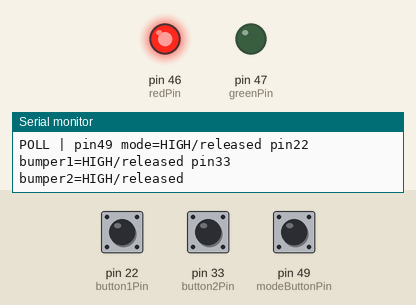
Recording of a sketch running on a simulated Arduino Mega 2560, built with avr-gcc and run on an emulated ATmega2560. Shown: output pins drawn as LEDs (lit = HIGH), the last lines printed to the serial monitor. The test bench sets the inputs (shaded band); at power-on: pin 22 (button1Pin) HIGH, pin 33 (button2Pin) HIGH, pin 49 (modeButtonPin) HIGH.

Above: at 1.2 s.
1.3 s: pin 22 (button1Pin) pulled LOW for 0.15 s
At 1.37 s:
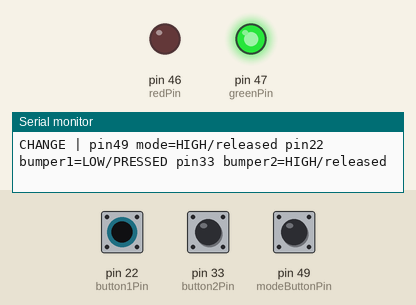
2.9 s: pin 33 (button2Pin) pulled LOW for 0.15 s
At 4.1 s:
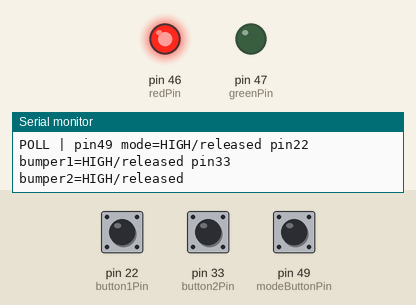
6.1 s: pin 22 (button1Pin) pulled LOW for 1 s
At 6.9 s:
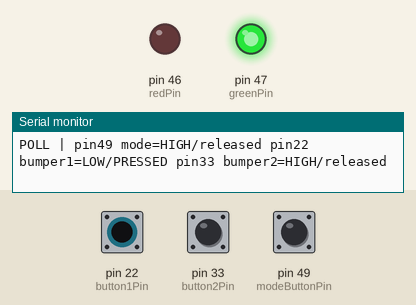
8.6 s: pin 22 (button1Pin) pulled LOW for 3.2 s
At 12.6 s:
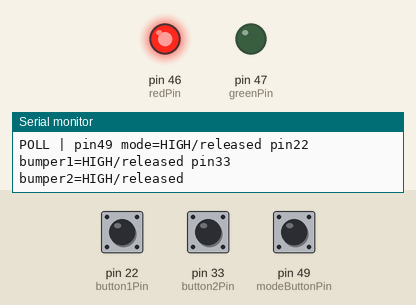
13.3 s: pin 33 (button2Pin) pulled LOW for 3.2 s
At 13.7 s:
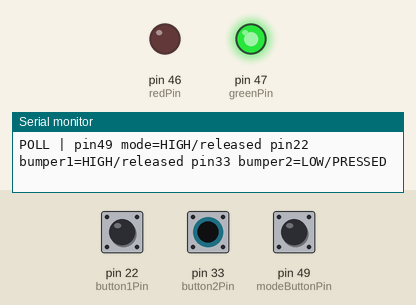
Timing chart, 0 to 18.0 s (numbered marks = the images above; inputs shaded):
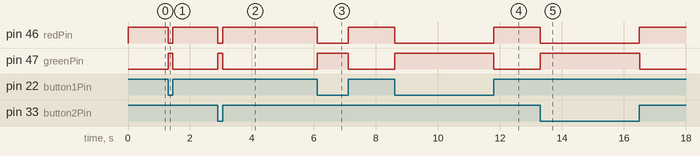

Measured:
- after the input at 1.3 s, pin 46 (redPin): HIGH → LOW at once, → HIGH 0.15 s later; pin 47 (greenPin): LOW → HIGH at once, → LOW 0.15 s later
- after the input at 2.9 s, pin 46 (redPin): HIGH → LOW at once, → HIGH 0.15 s later; pin 47 (greenPin): LOW → HIGH at once, → LOW 0.15 s later
- after the input at 6.1 s, pin 46 (redPin): HIGH → LOW at once, → HIGH 1.0 s later; pin 47 (greenPin): LOW → HIGH at once, → LOW 1.0 s later
- after the input at 8.6 s, pin 46 (redPin): HIGH → LOW at once, → HIGH 3.2 s later; pin 47 (greenPin): LOW → HIGH at once, → LOW 3.2 s later
- after the input at 13.3 s, pin 46 (redPin): HIGH → LOW at once, → HIGH 3.2 s later; pin 47 (greenPin): LOW → HIGH at once, → LOW 3.2 s later

The sketch:

button_led_diagnostic.ino
```cpp
// Button and LED diagnostic.
// Prints raw states for the mode button and both bumper inputs, while driving
// the LEDs using the same rule as the robot: red when released, green on bumper
// contact. Use this before competition runs to catch swapped pins or wiring.

const int modeButtonPin = 49;
const int button1Pin = 22;
const int button2Pin = 33;

const int redPin = 46;
const int greenPin = 47;

const unsigned long PRINT_INTERVAL_MS = 250;

bool lastModeButton = HIGH;
bool lastButton1 = HIGH;
bool lastButton2 = HIGH;
unsigned long lastPrintMs = 0;

void printState(const char* reason) {
  bool modeButton = digitalRead(modeButtonPin);
  bool button1 = digitalRead(button1Pin);
  bool button2 = digitalRead(button2Pin);

  Serial.print(reason);
  Serial.print(" | pin49 mode=");
  Serial.print(modeButton == LOW ? "LOW/PRESSED" : "HIGH/released");
  Serial.print(" pin22 bumper1=");
  Serial.print(button1 == LOW ? "LOW/PRESSED" : "HIGH/released");
  Serial.print(" pin33 bumper2=");
  Serial.println(button2 == LOW ? "LOW/PRESSED" : "HIGH/released");
}

void updateLeds(bool pressed) {
  if (redPin >= 0) digitalWrite(redPin, pressed ? LOW : HIGH);
  if (greenPin >= 0) digitalWrite(greenPin, pressed ? HIGH : LOW);
}

void setup() {
  Serial.begin(115200);
  while (!Serial && millis() < 2000) delay(10);

  pinMode(modeButtonPin, INPUT_PULLUP);
  pinMode(button1Pin, INPUT_PULLUP);
  pinMode(button2Pin, INPUT_PULLUP);

  if (redPin >= 0) {
    pinMode(redPin, OUTPUT);
    digitalWrite(redPin, HIGH);
  }
  if (greenPin >= 0) {
    pinMode(greenPin, OUTPUT);
    digitalWrite(greenPin, LOW);
  }

  Serial.println("Button/LED diagnostic");
  Serial.println("Pins use INPUT_PULLUP, so pressed should read LOW.");
  Serial.println("Pin 49 = mode button, pin 22 = bumper 1, pin 33 = bumper 2.");
  Serial.println("LED output follows bumpers only: green while pin 22/33 is pressed, red otherwise.");
  if (redPin < 0 || greenPin < 0) {
    Serial.println("One or both LED pins are -1; set them to test red/green output.");
  }
  printState("BOOT");
}

void loop() {
  unsigned long now = millis();

  bool modeButton = digitalRead(modeButtonPin);
  bool button1 = digitalRead(button1Pin);
  bool button2 = digitalRead(button2Pin);
  bool anyBumperPressed = (button1 == LOW || button2 == LOW);

  updateLeds(anyBumperPressed);

  if (modeButton != lastModeButton) {
    printState("CHANGE");
    lastModeButton = modeButton;
  }

  if (button1 != lastButton1) {
    printState("CHANGE");
    lastButton1 = button1;
  }

  if (button2 != lastButton2) {
    printState("CHANGE");
    lastButton2 = button2;
  }

  if (now - lastPrintMs >= PRINT_INTERVAL_MS) {
    lastPrintMs = now;
    printState("POLL");
  }

}
```
